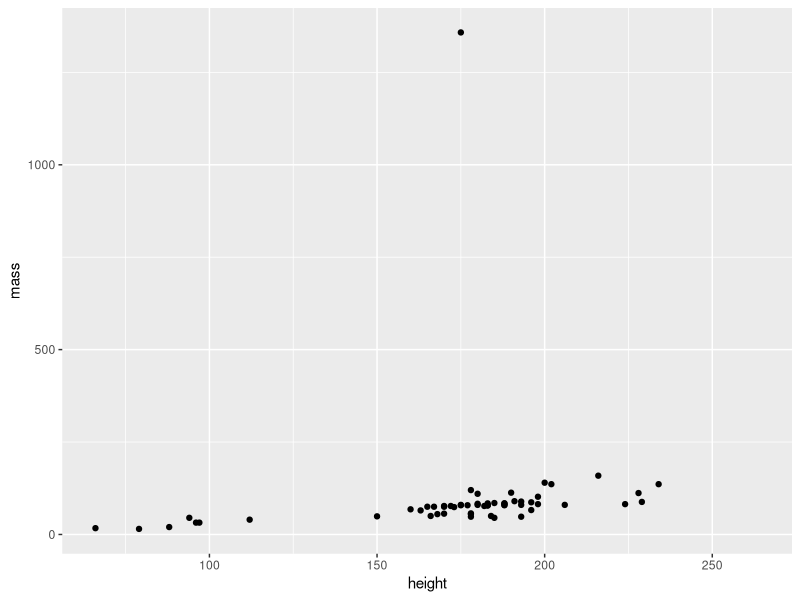
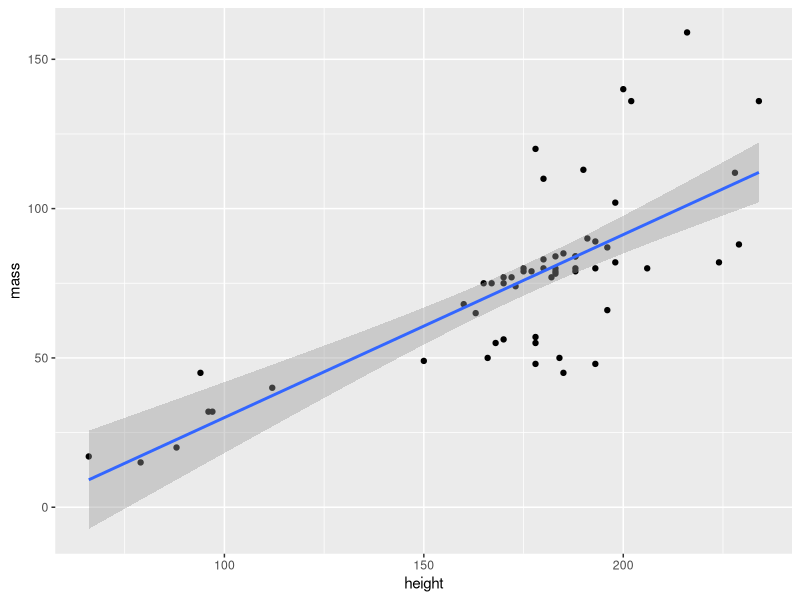
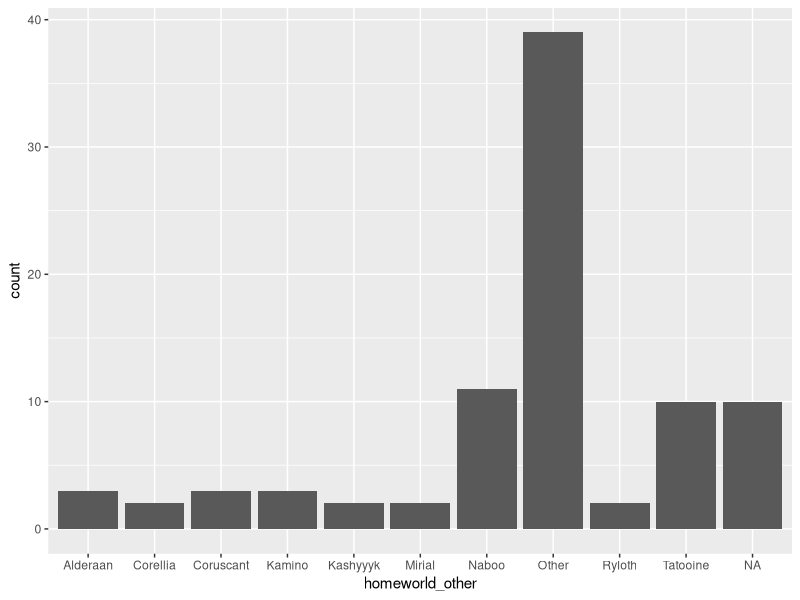
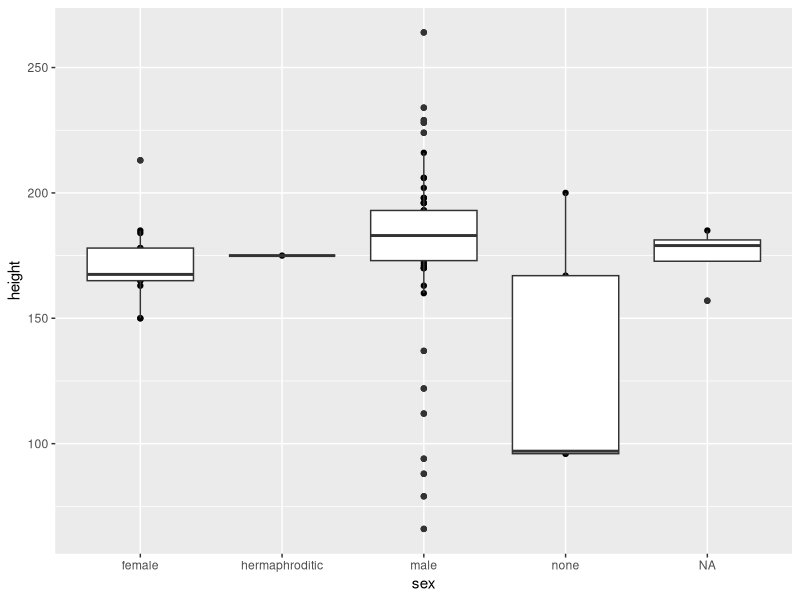
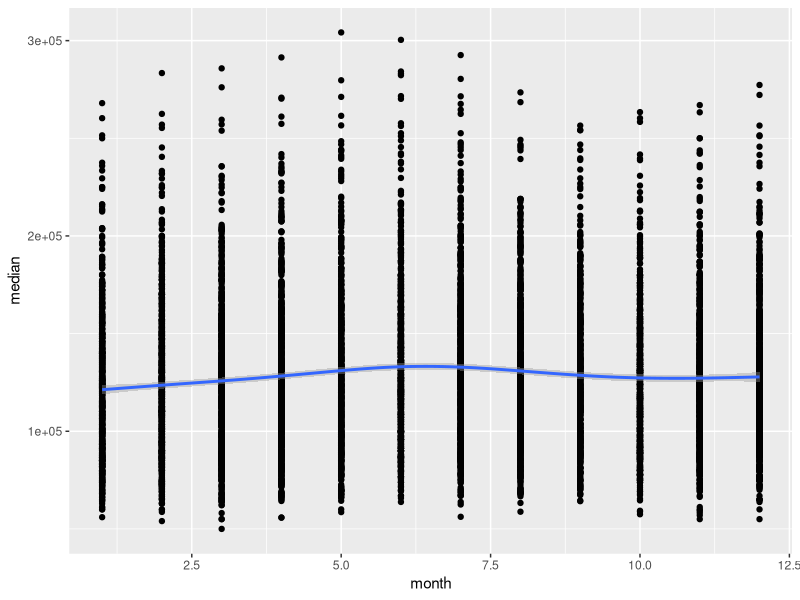
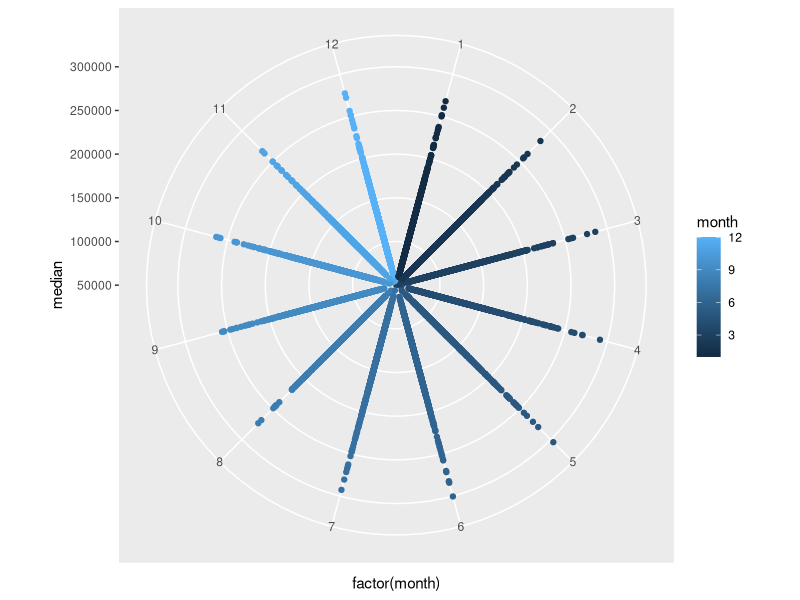
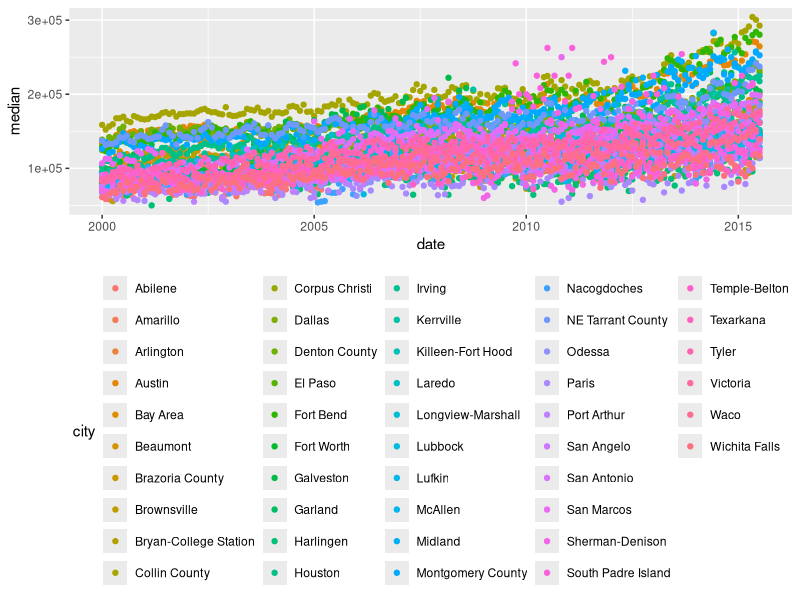
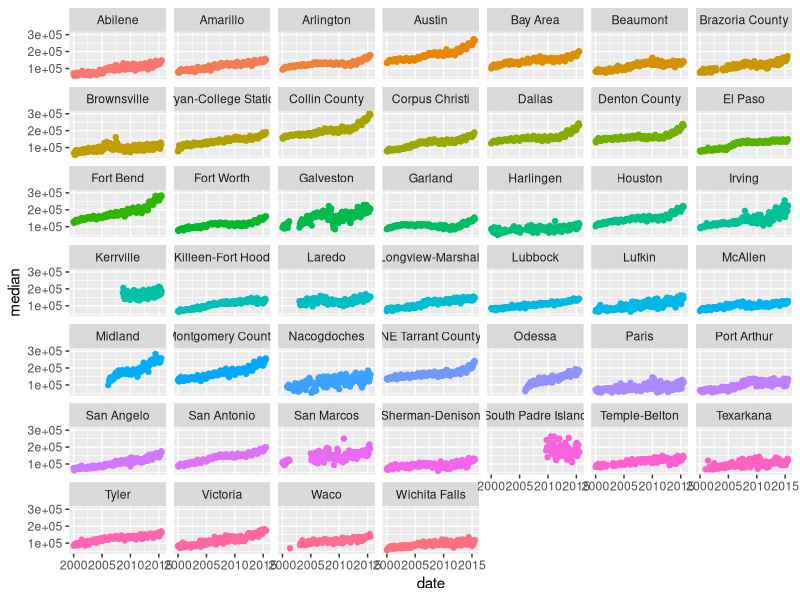

Source code (R) for these figures, in order:
## ---- chunk 1
knitr::opts_chunk$set(echo = TRUE)
library(tidyverse)
## ---- chunk 2
# A circle with diameter 7 has a circumfrence of
a <- 7
a * pi
  
# A circle with diameter 7 has an area of
b <- (7 / 2)^2
b * pi

# A cylinder, with a face diameter of 7 and height of 16, has a volume of 
c <- b * pi
c * 16

## ---- chunk 3
displ_col <- mpg$displ
mean <- sum(displ_col) / length(displ_col)
mean
## ---- chunk 4
variance <- sum((displ_col-mean)^2)/length(displ_col-1)
variance
## ---- chunk 5
length(starwars$name)
## ---- chunk 6
class(starwars$mass)
## ---- chunk 7
class(starwars$species)
## ---- chunk 8
view(starwars)
#The 'NA' means there does not have data shows
## ---- chunk 9
length(which(starwars$homeworld == 'Tatooine'))
## ---- chunk 10
df <- subset(starwars, species == 'Human', na.rm = TRUE)
mean(df$birth_year, na.rm = TRUE)
## ---- chunk 11
ggplot(data=starwars,mapping = aes(x=height,y=mass))+geom_point()

# Jabba Desilijic Tiure jums out from the plot
## ---- chunk 12
new_starwars <- filter(starwars, mass < 500)
ggplot(data = new_starwars,mapping = aes(x=height,y=mass)) + geom_point() + geom_smooth(method = lm)

# The results have the positive linear relationship with height and mass
## ---- chunk 13
planet_counts <- table(starwars$homeworld)
starwars <- mutate(starwars, homeworld_other = ifelse(planet_counts[homeworld] == 1, "Other", homeworld))
## ---- chunk 14
ggplot(starwars, aes(homeworld_other)) + geom_bar()
## ---- chunk 15
ggplot(starwars,aes(x=sex,y=height)) + geom_point() + geom_boxplot()

# In the boxplot, the graph shows the relationship between the height and sex. The result told us that male's average height is higher than female.
## ---- chunk 16
ggplot(txhousing, aes(x = month, y = median)) + geom_point() + geom_smooth()
## ---- chunk 17
# I think 
ggplot(data = txhousing, aes(x = factor(month),y = median,color = month)) + geom_point() + coord_polar()
## ---- chunk 18
ggplot(txhousing, aes(x = date, y = median, color = city)) + 
  geom_point() + 
  theme(legend.position="bottom")
## ---- chunk 19
ggplot(txhousing, aes(x = date, y = median, color = city)) + geom_point() + theme(legend.position = "none") + facet_wrap(~city)

# I think group the plot is a better way to display these data. In this graph, Austin and Fort Bend increased biggest in median price during this period. In the given year of 2010,the South Padre Island have the largest variation in prices. 
## ---- chunk 20
ggplot(txhousing,aes(x=listings,y=city)) + stat_summary(fun.min="min",fun.max="max",fun=median)

